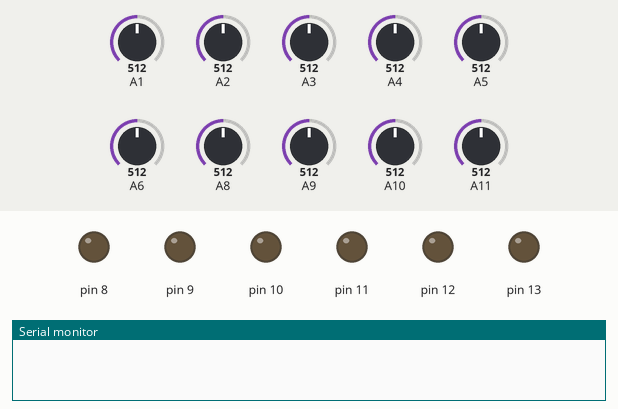
A sketch run on a simulated Arduino Mega 2560, built with avr-gcc and run on an emulated ATmega2560. Shown: output pins drawn as LEDs (lit = HIGH), the last lines printed to the serial monitor. The inputs (shaded band) are chosen by the test bench; at power-on: A1 = 512, A9 = 512, A2 = 512, A3 = 512, A4 = 512, A5 = 512, A6 = 512, A8 = 512, A10 = 512, A11 = 512.

Above: at 1.2 s.
1.3 s: A1 set to 485
At 2.1 s:
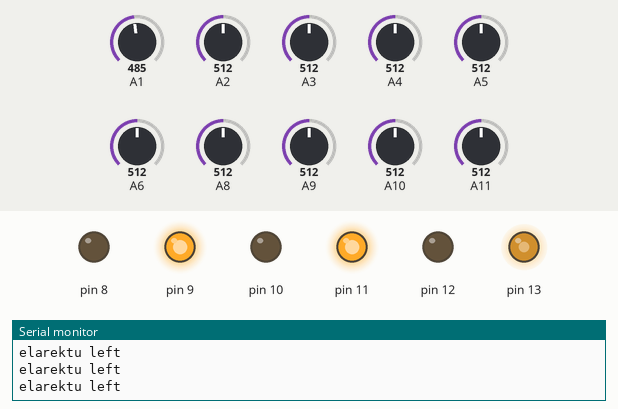
2.8 s: A9 set to 491
At 4.1 s:
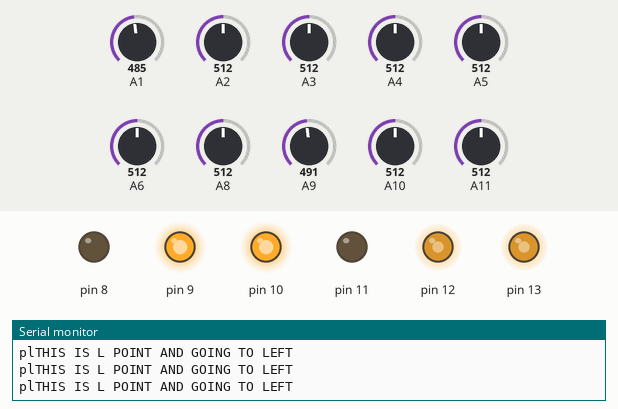
Timing chart, 0 to 5.8 s (numbered marks = the images above; inputs shaded):
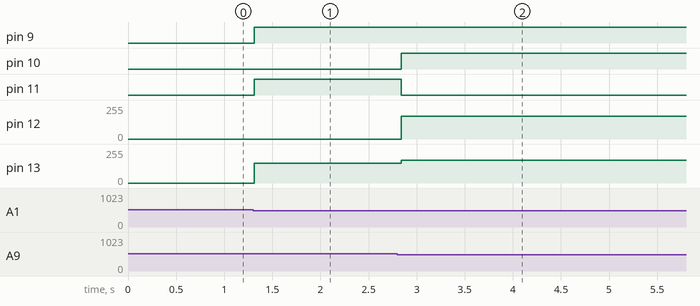

The sketch:

sensor_code.ino
```cpp
int  L3,LF,BL,L2,L1,R1,R2,R3,RF,BR;
int REF=500;
void forward();
void backward();
void ektu_left();
void vloi_left();
void purai_left();
void power_left();
void ektu_right();
void vloi_right();
void purai_right();
void power_right();
void sread();
void Stop();


void setup()
{


  pinMode(A11, INPUT);
  pinMode(A1, INPUT);
  pinMode(A2, INPUT);
  pinMode(A3, INPUT);
  pinMode(A4, INPUT);
  pinMode(A5, INPUT);
  pinMode(A6, INPUT);
  pinMode(A8, INPUT);
  pinMode(A9, INPUT);
  pinMode(A10, INPUT);

  pinMode(13, OUTPUT);
  pinMode(12, OUTPUT);
  pinMode(11, OUTPUT);
  pinMode(10, OUTPUT);
  pinMode(9, OUTPUT);
  pinMode(8, OUTPUT);


Serial.begin(9600);
}
void loop()
{
//black line in white surface

sread();
if(BL>REF&&L3>REF&&L2>REF && L1<REF && R1<REF && R2>REF&&R3>REF&&BR>REF)
{

  Serial.println("f");

forward();

}

#//FINDING "L"
sread();
if(BL<REF&&BR>REF)
{
sread();

  while(!(L3>REF&&L2>REF && L1<REF && R1<REF && R2>REF&&R3>REF))
  {
    Serial.println("THIS IS L POINT AND GOING TO LEFT");
     sread();
    power_left();

  }

}


#//FOLLOWING THE LINE FLUENTLY
  sread();
  if(L3>REF&&L2<REF&&L1<REF&&R1>REF&&R2>REF&&R3>REF)

{
  sread();

    Serial.println("ektu left");

  ektu_left();

}
sread();
 if(L3>REF&&L2<REF&&L1>REF&&R1>REF&&R2>REF&&R3>REF)

{
  sread();

    Serial.println("arektu left");

  ektu_left();

}
sread();
if(L3>REF&&L2>REF&&L1>REF&&R1<REF&&R2<REF&&R3>REF)

{
  sread();
  Serial.println("ektu right");

  ektu_right();


}
sread();
if(L3>REF&&L2>REF&&L1>REF&&R1>REF&&R2<REF&&R3>REF)

{
  sread();
  Serial.println("arektu right");

  ektu_right();


}


#//FINDING "R"
sread();
 if(BL>REF&&BR<REF)
{
 sread();
while(!(L3>REF&&L2>REF&&L1<REF&&R1<REF&&R2>REF&&R3>REF))
  {
    Serial.println("THIS IS R POINT AND GOING TO RIGHT");
     sread();

    power_right();
  }
  }


#//FINDING "T"


sread();
if(((L3<REF&&R3<REF)||(L3<REF&&RF<REF)||(LF<REF&&R3<REF)||(LF<REF&&RF<REF))&&L2<REF&&L1<REF&&R1<REF&&R2<REF)
{

  sread();
  while(!(L3>REF&&L2>REF && L1<REF && R1<REF && R2>REF&&R3>REF))
  {
    Serial.println("THIS IS 'T' POINT AND GOING TO LEFT");
     sread();
    power_left();

  }

}


#//FINDING 'END POINT'

sread();
if(L3<REF&&LF<REF&&BL<REF&&L2<REF&&L1<REF&&R1<REF&&R2<REF&&R3<REF&&RF<REF&&BR<REF)
{
    sread();
    Stop();

}


}

void sread()
{
  BL = analogRead(A9);
  LF = analogRead(A6);
  L3 = analogRead(A11);
  L2 = analogRead(A1);
  L1 = analogRead(A2);
  R1 = analogRead(A3);
  R2 = analogRead(A4);
  R3 = analogRead(A5);
  RF = analogRead(A8);
  BR = analogRead(A10);


}
void forward()
{
  digitalWrite(11, HIGH);
  digitalWrite(10, LOW);

  analogWrite(13, 200);
  digitalWrite(9, HIGH);
  digitalWrite(8, LOW);

  analogWrite(12, 200);
  Serial.print("f");
}
void backward()
{
  digitalWrite(11, LOW);
  digitalWrite(10, HIGH);

  analogWrite(13, 200);
  digitalWrite(9, LOW);
  digitalWrite(8, HIGH);

  analogWrite(12, 200);
  Serial.print("back");
}
void ektu_right()
{
  digitalWrite(11, HIGH);
  digitalWrite(10, LOW);

  analogWrite(13, 0);
  digitalWrite(9, HIGH);
  digitalWrite(8, LOW);

  analogWrite(12, 150);
  Serial.print("er");
}
void vloi_right()
{
  digitalWrite(11, HIGH);
  digitalWrite(10, LOW);

  analogWrite(13, 0);
  digitalWrite(9, HIGH);
  digitalWrite(8, LOW);

  analogWrite(12, 180);
  Serial.print("vr");
}

void power_right()
{
  digitalWrite(11, HIGH);
  digitalWrite(10, LOW);

  analogWrite(13, 170);
  digitalWrite(9, LOW);
  digitalWrite(8, HIGH);

  analogWrite(12, 170);
  Serial.print("pr");
}
void ektu_left()
{
  digitalWrite(11, HIGH);
  digitalWrite(10, LOW);

  analogWrite(13, 150);
  digitalWrite(9, HIGH);
  digitalWrite(8, LOW);

  analogWrite(12, 0);
  Serial.print("el");
}
void vloi_left()
{
  digitalWrite(11, HIGH);
  digitalWrite(10, LOW);

  analogWrite(13, 180);
  digitalWrite(9, HIGH);
  digitalWrite(8, LOW);

  analogWrite(12, 0);
  Serial.print("vl");
}

void power_left()
{
  digitalWrite(11, LOW);
  digitalWrite(10, HIGH);

  analogWrite(13, 170);
  digitalWrite(9, HIGH);
  digitalWrite(8, LOW);

  analogWrite(12, 170);
  Serial.print("pl");


}

void Stop()
{
  digitalWrite(11, LOW);
  digitalWrite(10, HIGH);

  analogWrite(13, 0);
  digitalWrite(9, LOW);
  digitalWrite(8, HIGH);

  analogWrite(12, 0);
  Serial.print("stop");
}
```

Measured:
- the behaviour switches between 500 and 499 on A1 (found by bisection; images 0 and 1)
- the behaviour switches between 500 and 499 on A9 (found by bisection; images 1 and 2)
- after the input at 1.3 s, pin 9, pin 11: LOW → HIGH at once; pin 13: 0/255 → 150/255 at once
- after the input at 2.8 s, pin 10: LOW → HIGH at once; pin 11: HIGH → LOW at once; pin 12: 0/255 → 170/255 at once; pin 13: 150/255 → 170/255 at once
